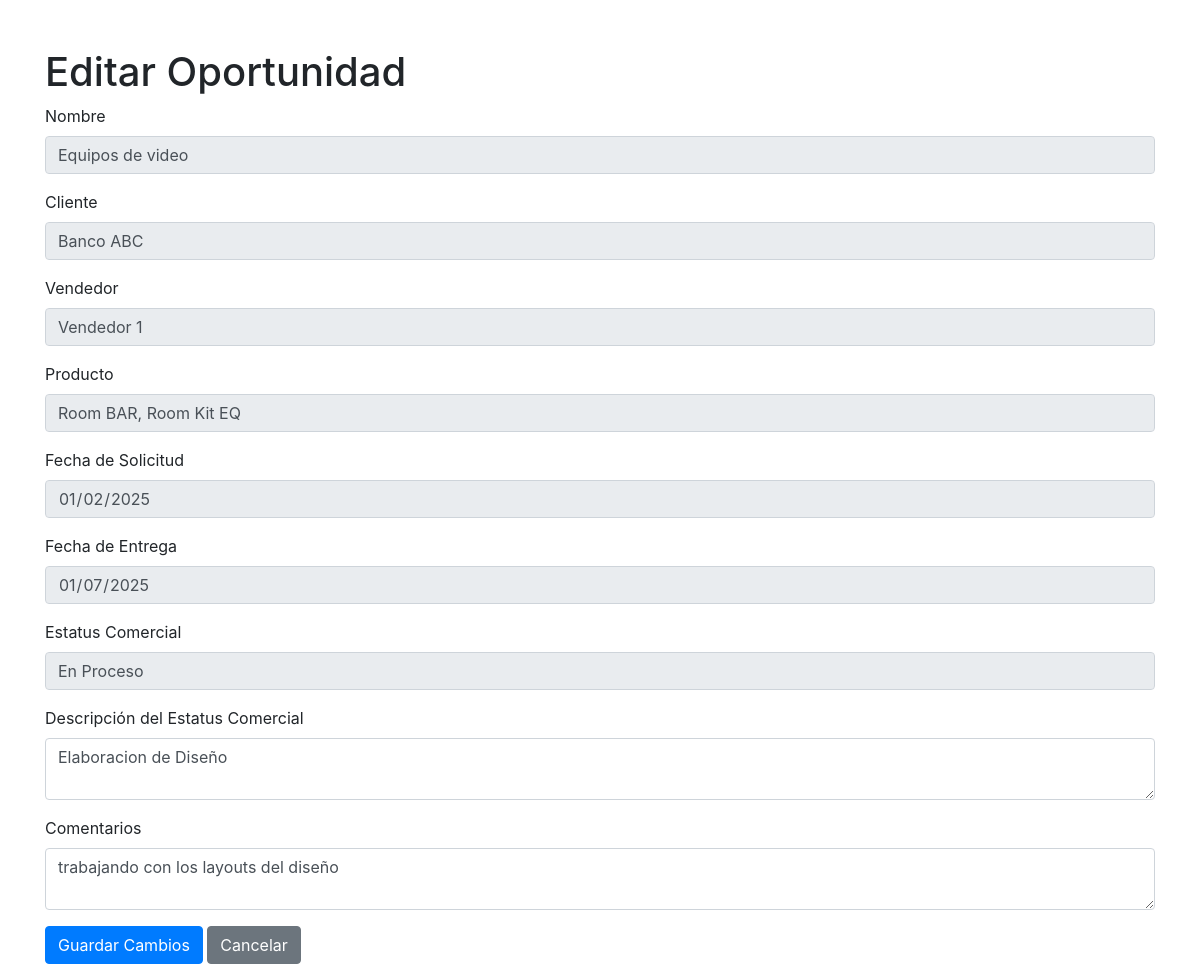
/editar/2 (signed in), run on the app's committed database.
### run.py (models this page shows)
class Opportunity(db.Model):
    id = db.Column(db.Integer, primary_key=True)
    user_id = db.Column(db.Integer, db.ForeignKey('user.id'), nullable=False)
    nombre = db.Column(db.String(100), nullable=False)
    cliente = db.Column(db.String(100), nullable=False)
    vendedor = db.Column(db.String(100), nullable=False)
    producto = db.Column(db.String(100), nullable=False)
    fecha_solicitud = db.Column(db.Date, nullable=False)
    fecha_entrega = db.Column(db.Date, nullable=False)
    fecha_creacion = db.Column(db.DateTime, default=datetime.utcnow)
    estatus = db.Column(db.String(50), nullable=False, default='En Proceso')
    descripcion_estatus = db.Column(db.String(500), nullable=True)
    comentarios = db.Column(db.String(500), nullable=True)
    deal_id = db.Column(db.String(100), nullable=True)

### run.py (the view)
@app.route('/editar/<int:id>', methods=['GET', 'POST'])
def editar_oportunidad(id):
    if 'user_id' not in session:
        return redirect(url_for('login'))
    oportunidad = Opportunity.query.get_or_404(id)
    if request.method == 'POST':
        oportunidad.descripcion_estatus = request.form['descripcion_estatus']
        oportunidad.comentarios = request.form['comentarios']
        db.session.commit()
        return redirect(url_for('ver_oportunidades'))
    return render_template('editar.html', oportunidad=oportunidad)

### templates/editar.html (shortened to what this page needs)
<!DOCTYPE html>
<html lang="es">
<head>
    <link rel="stylesheet" href="https://stackpath.bootstrapcdn.com/bootstrap/4.5.2/css/bootstrap.min.css">
</head>
<body>
    <div class="container mt-5">
        <h1>Editar Oportunidad</h1>
        <form method="POST">
            <div class="form-group">
                <label for="nombre">Nombre</label>
                <input type="text" class="form-control" id="nombre" name="nombre" value="{{ oportunidad.nombre }}" readonly>
            </div>
            <div class="form-group">
                <label for="cliente">Cliente</label>
                <input type="text" class="form-control" id="cliente" name="cliente" value="{{ oportunidad.cliente }}" readonly>
            </div>
            <div class="form-group">
                <label for="vendedor">Vendedor</label>
                <input type="text" class="form-control" id="vendedor" name="vendedor" value="{{ oportunidad.vendedor }}" readonly>
            </div>
            <div class="form-group">
                <label for="producto">Producto</label>
                <input type="text" class="form-control" id="producto" name="producto" value="{{ oportunidad.producto }}" readonly>
            </div>
            <div class="form-group">
                <label for="fecha_solicitud">Fecha de Solicitud</label>
                <input type="date" class="form-control" id="fecha_solicitud" name="fecha_solicitud" value="{{ oportunidad.fecha_solicitud.strftime('%Y-%m-%d') }}" readonly>
            </div>
            <div class="form-group">
                <label for="fecha_entrega">Fecha de Entrega</label>
                <input type="date" class="form-control" id="fecha_entrega" name="fecha_entrega" value="{{ oportunidad.fecha_entrega.strftime('%Y-%m-%d') }}" readonly>
            </div>
            <div class="form-group">
                <label for="estatus_comercial">Estatus Comercial</label>
                <input type="text" class="form-control" id="estatus_comercial" name="estatus_comercial" value="{{ oportunidad.estatus }}" readonly>
            </div>
            <div class="form-group">
                <label for="descripcion_estatus">Descripción del Estatus Comercial</label>
                <textarea class="form-control" id="descripcion_estatus" name="descripcion_estatus">{{ oportunidad.descripcion_estatus }}</textarea>
            </div>
            <div class="form-group">
                <label for="comentarios">Comentarios</label>
                <textarea class="form-control" id="comentarios" name="comentarios">{{ oportunidad.comentarios }}</textarea>
            </div>
            <button type="submit" class="btn btn-primary">Guardar Cambios</button>
            <a href="{{ url_for('ver_oportunidades') }}" class="btn btn-secondary">Cancelar</a>
        </form>
    </div>
</body>
</html>

### data on the page
Opportunity: nombre "Equipos de video", cliente "Banco ABC", vendedor "Vendedor 1", producto "Room BAR, Room Kit EQ", fecha_solicitud "01/02/2025", fecha_entrega "01/07/2025", estatus_comercial "En Proceso", descripcion_estatus "Elaboracion de Diseño", comentarios "trabajando con los layouts del diseño"
